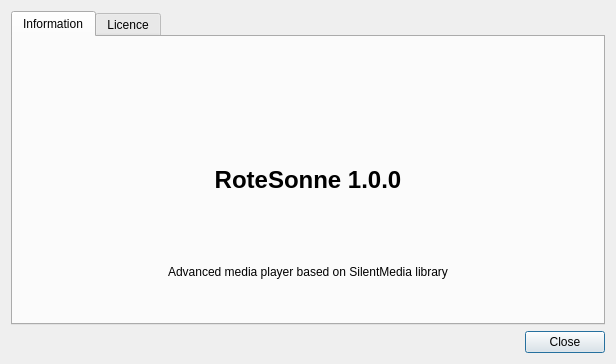
<?xml version="1.0" encoding="UTF-8"?>
<ui version="4.0">
 <class>Dialog</class>
 <widget class="QDialog" name="Dialog">
  <property name="geometry">
   <rect>
    <x>0</x>
    <y>0</y>
    <width>616</width>
    <height>364</height>
   </rect>
  </property>
  <property name="windowTitle">
   <string>About RoteSonne</string>
  </property>
  <property name="windowIcon">
   <iconset resource="../rotesonne.qrc">
    <normaloff>:/images/media-podcast.png</normaloff>:/images/media-podcast.png</iconset>
  </property>
  <layout class="QVBoxLayout" name="verticalLayout">
   <item>
    <widget class="QTabWidget" name="tabWidget">
     <property name="sizePolicy">
      <sizepolicy hsizetype="Expanding" vsizetype="Expanding">
       <horstretch>0</horstretch>
       <verstretch>0</verstretch>
      </sizepolicy>
     </property>
     <property name="layoutDirection">
      <enum>Qt::LeftToRight</enum>
     </property>
     <property name="currentIndex">
      <number>0</number>
     </property>
     <widget class="QWidget" name="tab">
      <attribute name="title">
       <string>Information</string>
      </attribute>
      <layout class="QVBoxLayout" name="verticalLayout_2">
       <item>
        <widget class="QLabel" name="label">
         <property name="text">
          <string/>
         </property>
         <property name="pixmap">
          <pixmap resource="../rotesonne.qrc">:/images/rotesonner_logo.png</pixmap>
         </property>
         <property name="alignment">
          <set>Qt::AlignCenter</set>
         </property>
        </widget>
       </item>
       <item>
        <widget class="QLabel" name="label_2">
         <property name="styleSheet">
          <string notr="true"/>
         </property>
         <property name="text">
          <string>&lt;!DOCTYPE HTML PUBLIC &quot;-//W3C//DTD HTML 4.0//EN&quot; &quot;http://www.w3.org/TR/REC-html40/strict.dtd&quot;&gt;
&lt;html&gt;&lt;head&gt;&lt;meta name=&quot;qrichtext&quot; content=&quot;1&quot; /&gt;&lt;style type=&quot;text/css&quot;&gt;
p, li { white-space: pre-wrap; }
&lt;/style&gt;&lt;/head&gt;&lt;body style=&quot; font-family:'Sans'; font-size:10pt; font-weight:400; font-style:normal;&quot;&gt;
&lt;p style=&quot; margin-top:0px; margin-bottom:0px; margin-left:0px; margin-right:0px; -qt-block-indent:0; text-indent:0px;&quot;&gt;&lt;span style=&quot; font-size:18pt; font-weight:600; color:#000000;&quot;&gt;RoteSonne 1.0.0&lt;/span&gt;&lt;/p&gt;&lt;/body&gt;&lt;/html&gt;</string>
         </property>
         <property name="alignment">
          <set>Qt::AlignCenter</set>
         </property>
        </widget>
       </item>
       <item>
        <widget class="QLabel" name="label_3">
         <property name="text">
          <string>Advanced media player based on SilentMedia library</string>
         </property>
         <property name="alignment">
          <set>Qt::AlignCenter</set>
         </property>
        </widget>
       </item>
      </layout>
     </widget>
     <widget class="QWidget" name="tab_2">
      <attribute name="title">
       <string>Licence</string>
      </attribute>
      <layout class="QHBoxLayout" name="horizontalLayout_3">
       <item>
        <widget class="QTextBrowser" name="textBrowser">
         <property name="html">
          <string>&lt;!DOCTYPE HTML PUBLIC &quot;-//W3C//DTD HTML 4.0//EN&quot; &quot;http://www.w3.org/TR/REC-html40/strict.dtd&quot;&gt;
&lt;html&gt;&lt;head&gt;&lt;meta name=&quot;qrichtext&quot; content=&quot;1&quot; /&gt;&lt;style type=&quot;text/css&quot;&gt;
p, li { white-space: pre-wrap; }
&lt;/style&gt;&lt;/head&gt;&lt;body style=&quot; font-family:'Sans'; font-size:10pt; font-weight:400; font-style:normal;&quot;&gt;
&lt;p style=&quot; margin-top:0px; margin-bottom:0px; margin-left:0px; margin-right:0px; -qt-block-indent:0; text-indent:0px;&quot;&gt;&lt;span style=&quot; font-size:9pt;&quot;&gt;Copyright (c) 2009, Alex Ivasyuv&lt;/span&gt;&lt;/p&gt;
&lt;p style=&quot; margin-top:0px; margin-bottom:0px; margin-left:0px; margin-right:0px; -qt-block-indent:0; text-indent:0px;&quot;&gt;&lt;span style=&quot; font-size:9pt;&quot;&gt;All rights reserved.&lt;/span&gt;&lt;/p&gt;
&lt;p style=&quot;-qt-paragraph-type:empty; margin-top:0px; margin-bottom:0px; margin-left:0px; margin-right:0px; -qt-block-indent:0; text-indent:0px; font-size:9pt;&quot;&gt;&lt;/p&gt;
&lt;p style=&quot; margin-top:0px; margin-bottom:0px; margin-left:0px; margin-right:0px; -qt-block-indent:0; text-indent:0px;&quot;&gt;&lt;span style=&quot; font-size:9pt;&quot;&gt;Redistribution and use in source and binary forms, with or without&lt;/span&gt;&lt;/p&gt;
&lt;p style=&quot; margin-top:0px; margin-bottom:0px; margin-left:0px; margin-right:0px; -qt-block-indent:0; text-indent:0px;&quot;&gt;&lt;span style=&quot; font-size:9pt;&quot;&gt;modification, are permitted provided that the following conditions are met:&lt;/span&gt;&lt;/p&gt;
&lt;p style=&quot;-qt-paragraph-type:empty; margin-top:0px; margin-bottom:0px; margin-left:0px; margin-right:0px; -qt-block-indent:0; text-indent:0px; font-size:9pt;&quot;&gt;&lt;/p&gt;
&lt;p style=&quot; margin-top:0px; margin-bottom:0px; margin-left:0px; margin-right:0px; -qt-block-indent:0; text-indent:0px;&quot;&gt;&lt;span style=&quot; font-size:9pt;&quot;&gt;1. Redistributions of source code must retain the above copyright&lt;/span&gt;&lt;/p&gt;
&lt;p style=&quot; margin-top:0px; margin-bottom:0px; margin-left:0px; margin-right:0px; -qt-block-indent:0; text-indent:0px;&quot;&gt;&lt;span style=&quot; font-size:9pt;&quot;&gt;   notice, this list of conditions and the following disclaimer.&lt;/span&gt;&lt;/p&gt;
&lt;p style=&quot; margin-top:0px; margin-bottom:0px; margin-left:0px; margin-right:0px; -qt-block-indent:0; text-indent:0px;&quot;&gt;&lt;span style=&quot; font-size:9pt;&quot;&gt;2. Redistributions in binary form must reproduce the above copyright&lt;/span&gt;&lt;/p&gt;
&lt;p style=&quot; margin-top:0px; margin-bottom:0px; margin-left:0px; margin-right:0px; -qt-block-indent:0; text-indent:0px;&quot;&gt;&lt;span style=&quot; font-size:9pt;&quot;&gt;   notice, this list of conditions and the following disclaimer in the&lt;/span&gt;&lt;/p&gt;
&lt;p style=&quot; margin-top:0px; margin-bottom:0px; margin-left:0px; margin-right:0px; -qt-block-indent:0; text-indent:0px;&quot;&gt;&lt;span style=&quot; font-size:9pt;&quot;&gt;   documentation and/or other materials provided with the distribution.&lt;/span&gt;&lt;/p&gt;
&lt;p style=&quot;-qt-paragraph-type:empty; margin-top:0px; margin-bottom:0px; margin-left:0px; margin-right:0px; -qt-block-indent:0; text-indent:0px; font-size:9pt;&quot;&gt;&lt;/p&gt;
&lt;p style=&quot; margin-top:0px; margin-bottom:0px; margin-left:0px; margin-right:0px; -qt-block-indent:0; text-indent:0px;&quot;&gt;&lt;span style=&quot; font-size:9pt;&quot;&gt;THIS SOFTWARE IS PROVIDED BY Alex Ivasyuv ''AS IS'' AND ANY&lt;/span&gt;&lt;/p&gt;
&lt;p style=&quot; margin-top:0px; margin-bottom:0px; margin-left:0px; margin-right:0px; -qt-block-indent:0; text-indent:0px;&quot;&gt;&lt;span style=&quot; font-size:9pt;&quot;&gt;EXPRESS OR IMPLIED WARRANTIES, INCLUDING, BUT NOT LIMITED TO, THE IMPLIED&lt;/span&gt;&lt;/p&gt;
&lt;p style=&quot; margin-top:0px; margin-bottom:0px; margin-left:0px; margin-right:0px; -qt-block-indent:0; text-indent:0px;&quot;&gt;&lt;span style=&quot; font-size:9pt;&quot;&gt;WARRANTIES OF MERCHANTABILITY AND FITNESS FOR A PARTICULAR PURPOSE ARE&lt;/span&gt;&lt;/p&gt;
&lt;p style=&quot; margin-top:0px; margin-bottom:0px; margin-left:0px; margin-right:0px; -qt-block-indent:0; text-indent:0px;&quot;&gt;&lt;span style=&quot; font-size:9pt;&quot;&gt;DISCLAIMED. IN NO EVENT SHALL Alex Ivasyuv BE LIABLE FOR ANY&lt;/span&gt;&lt;/p&gt;
&lt;p style=&quot; margin-top:0px; margin-bottom:0px; margin-left:0px; margin-right:0px; -qt-block-indent:0; text-indent:0px;&quot;&gt;&lt;span style=&quot; font-size:9pt;&quot;&gt;DIRECT, INDIRECT, INCIDENTAL, SPECIAL, EXEMPLARY, OR CONSEQUENTIAL DAMAGES&lt;/span&gt;&lt;/p&gt;
&lt;p style=&quot; margin-top:0px; margin-bottom:0px; margin-left:0px; margin-right:0px; -qt-block-indent:0; text-indent:0px;&quot;&gt;&lt;span style=&quot; font-size:9pt;&quot;&gt;(INCLUDING, BUT NOT LIMITED TO, PROCUREMENT OF SUBSTITUTE GOODS OR SERVICES;&lt;/span&gt;&lt;/p&gt;
&lt;p style=&quot; margin-top:0px; margin-bottom:0px; margin-left:0px; margin-right:0px; -qt-block-indent:0; text-indent:0px;&quot;&gt;&lt;span style=&quot; font-size:9pt;&quot;&gt;LOSS OF USE, DATA, OR PROFITS; OR BUSINESS INTERRUPTION) HOWEVER CAUSED AND&lt;/span&gt;&lt;/p&gt;
&lt;p style=&quot; margin-top:0px; margin-bottom:0px; margin-left:0px; margin-right:0px; -qt-block-indent:0; text-indent:0px;&quot;&gt;&lt;span style=&quot; font-size:9pt;&quot;&gt;ON ANY THEORY OF LIABILITY, WHETHER IN CONTRACT, STRICT LIABILITY, OR TORT&lt;/span&gt;&lt;/p&gt;
&lt;p style=&quot; margin-top:0px; margin-bottom:0px; margin-left:0px; margin-right:0px; -qt-block-indent:0; text-indent:0px;&quot;&gt;&lt;span style=&quot; font-size:9pt;&quot;&gt;(INCLUDING NEGLIGENCE OR OTHERWISE) ARISING IN ANY WAY OUT OF THE USE OF THIS&lt;/span&gt;&lt;/p&gt;
&lt;p style=&quot; margin-top:0px; margin-bottom:0px; margin-left:0px; margin-right:0px; -qt-block-indent:0; text-indent:0px;&quot;&gt;&lt;span style=&quot; font-size:9pt;&quot;&gt;SOFTWARE, EVEN IF ADVISED OF THE POSSIBILITY OF SUCH DAMAGE.&lt;/span&gt;&lt;/p&gt;
&lt;p style=&quot;-qt-paragraph-type:empty; margin-top:0px; margin-bottom:0px; margin-left:0px; margin-right:0px; -qt-block-indent:0; text-indent:0px; font-size:9pt;&quot;&gt;&lt;/p&gt;&lt;/body&gt;&lt;/html&gt;</string>
         </property>
        </widget>
       </item>
      </layout>
     </widget>
    </widget>
   </item>
   <item>
    <widget class="QDialogButtonBox" name="buttonBox">
     <property name="orientation">
      <enum>Qt::Horizontal</enum>
     </property>
     <property name="standardButtons">
      <set>QDialogButtonBox::Close</set>
     </property>
    </widget>
   </item>
  </layout>
  <zorder>buttonBox</zorder>
  <zorder>tabWidget</zorder>
 </widget>
 <resources>
  <include location="../rotesonne.qrc"/>
  <include location="../rotesonne.qrc"/>
 </resources>
 <connections>
  <connection>
   <sender>buttonBox</sender>
   <signal>accepted()</signal>
   <receiver>Dialog</receiver>
   <slot>accept()</slot>
   <hints>
    <hint type="sourcelabel">
     <x>248</x>
     <y>254</y>
    </hint>
    <hint type="destinationlabel">
     <x>157</x>
     <y>274</y>
    </hint>
   </hints>
  </connection>
  <connection>
   <sender>buttonBox</sender>
   <signal>rejected()</signal>
   <receiver>Dialog</receiver>
   <slot>reject()</slot>
   <hints>
    <hint type="sourcelabel">
     <x>316</x>
     <y>260</y>
    </hint>
    <hint type="destinationlabel">
     <x>286</x>
     <y>274</y>
    </hint>
   </hints>
  </connection>
 </connections>
</ui>
